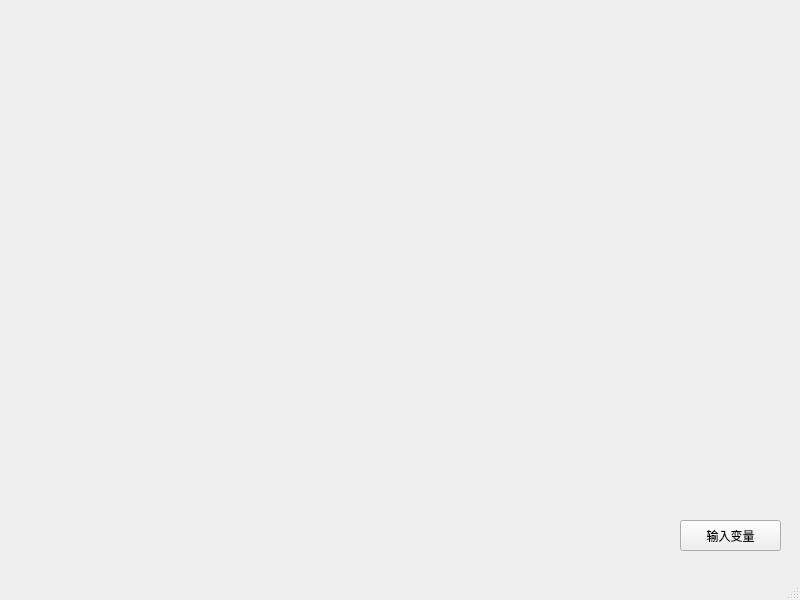
<?xml version="1.0" encoding="UTF-8"?>
<ui version="4.0">
 <class>MainWindow</class>
 <widget class="QMainWindow" name="MainWindow">
  <property name="geometry">
   <rect>
    <x>0</x>
    <y>0</y>
    <width>800</width>
    <height>600</height>
   </rect>
  </property>
  <property name="windowTitle">
   <string>MainWindow</string>
  </property>
  <widget class="QWidget" name="centralwidget">
   <widget class="QWidget" name="verticalLayoutWidget">
    <property name="geometry">
     <rect>
      <x>0</x>
      <y>0</y>
      <width>751</width>
      <height>561</height>
     </rect>
    </property>
    <layout class="QVBoxLayout" name="verticalLayout"/>
   </widget>
   <widget class="QPushButton" name="pushButton">
    <property name="geometry">
     <rect>
      <x>680</x>
      <y>520</y>
      <width>101</width>
      <height>31</height>
     </rect>
    </property>
    <property name="text">
     <string>输入变量</string>
    </property>
   </widget>
  </widget>
  <widget class="QMenuBar" name="menubar">
   <property name="geometry">
    <rect>
     <x>0</x>
     <y>0</y>
     <width>800</width>
     <height>17</height>
    </rect>
   </property>
  </widget>
  <widget class="QStatusBar" name="statusbar"/>
 </widget>
 <resources/>
 <connections/>
</ui>
